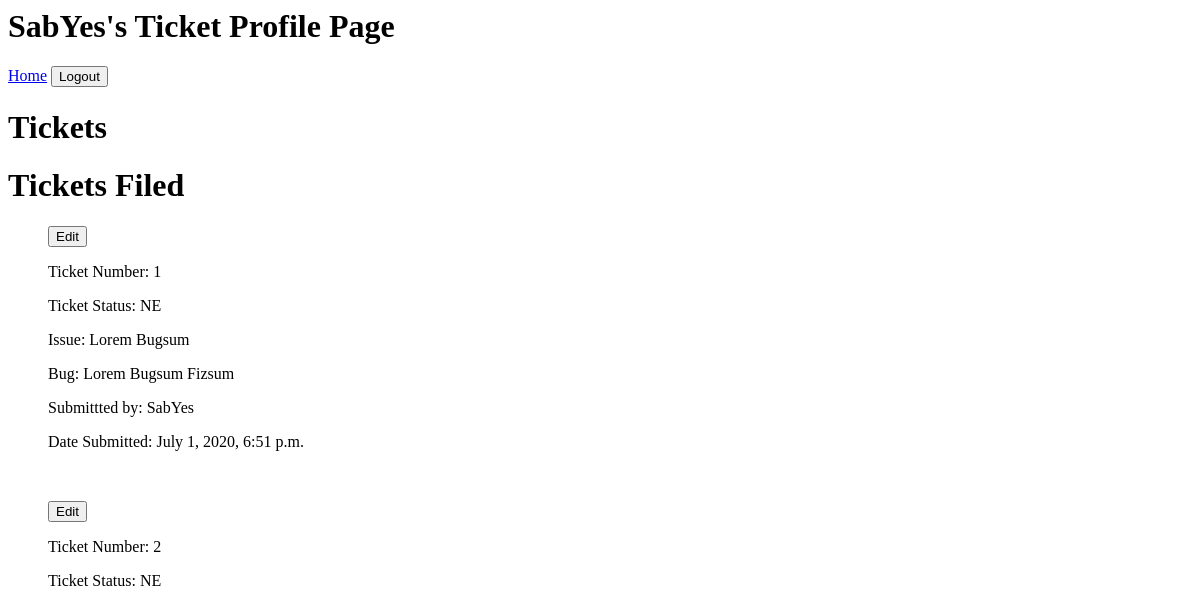
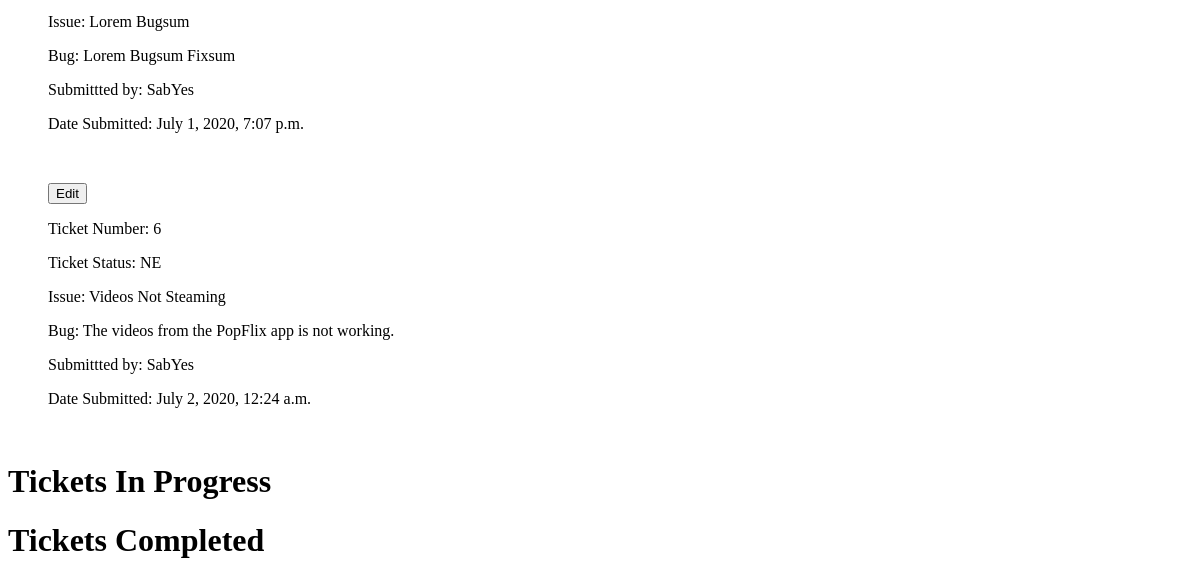
The app's page /profile/2/ (signed in), older data (2 pictures, top to bottom).
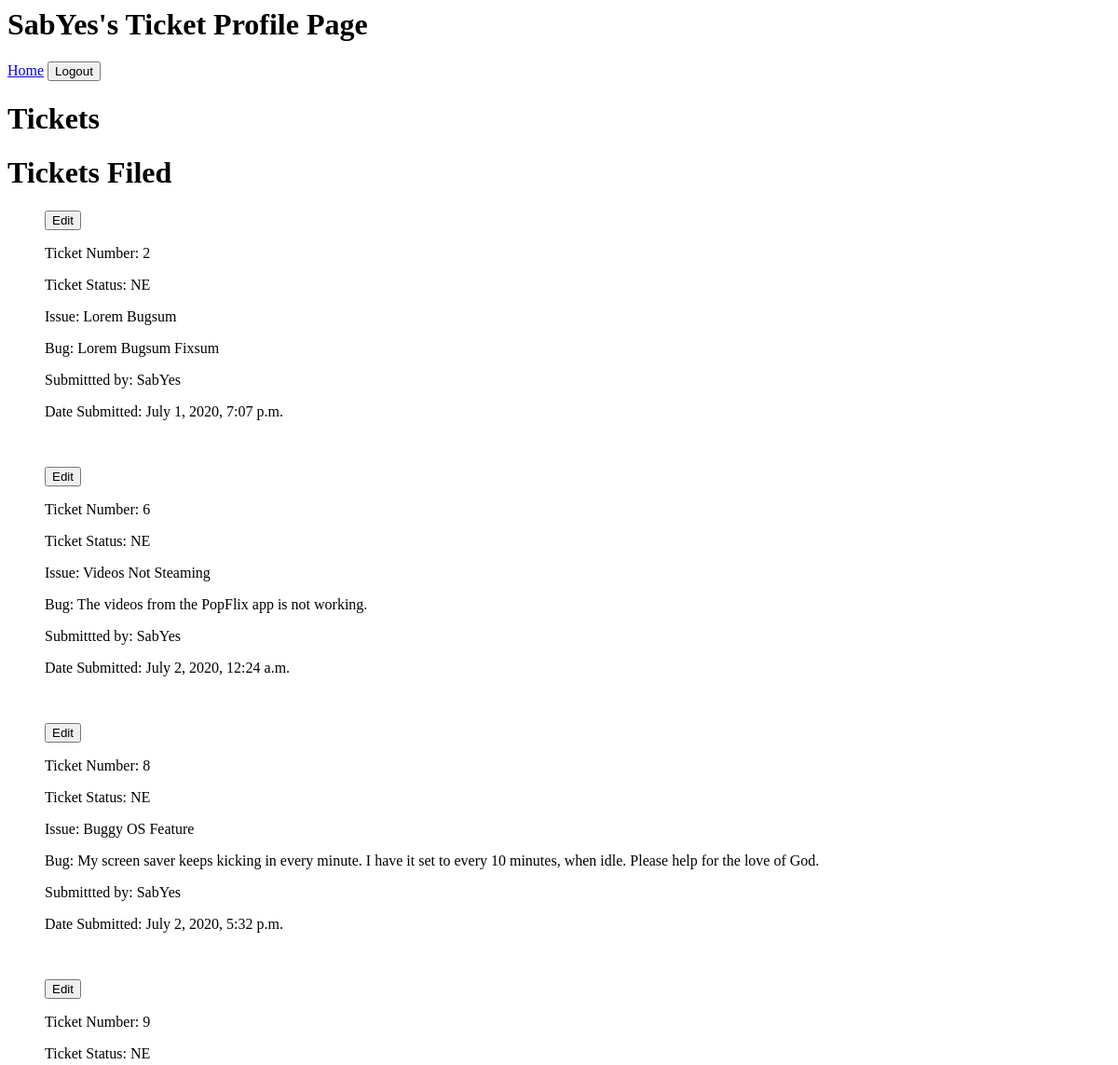
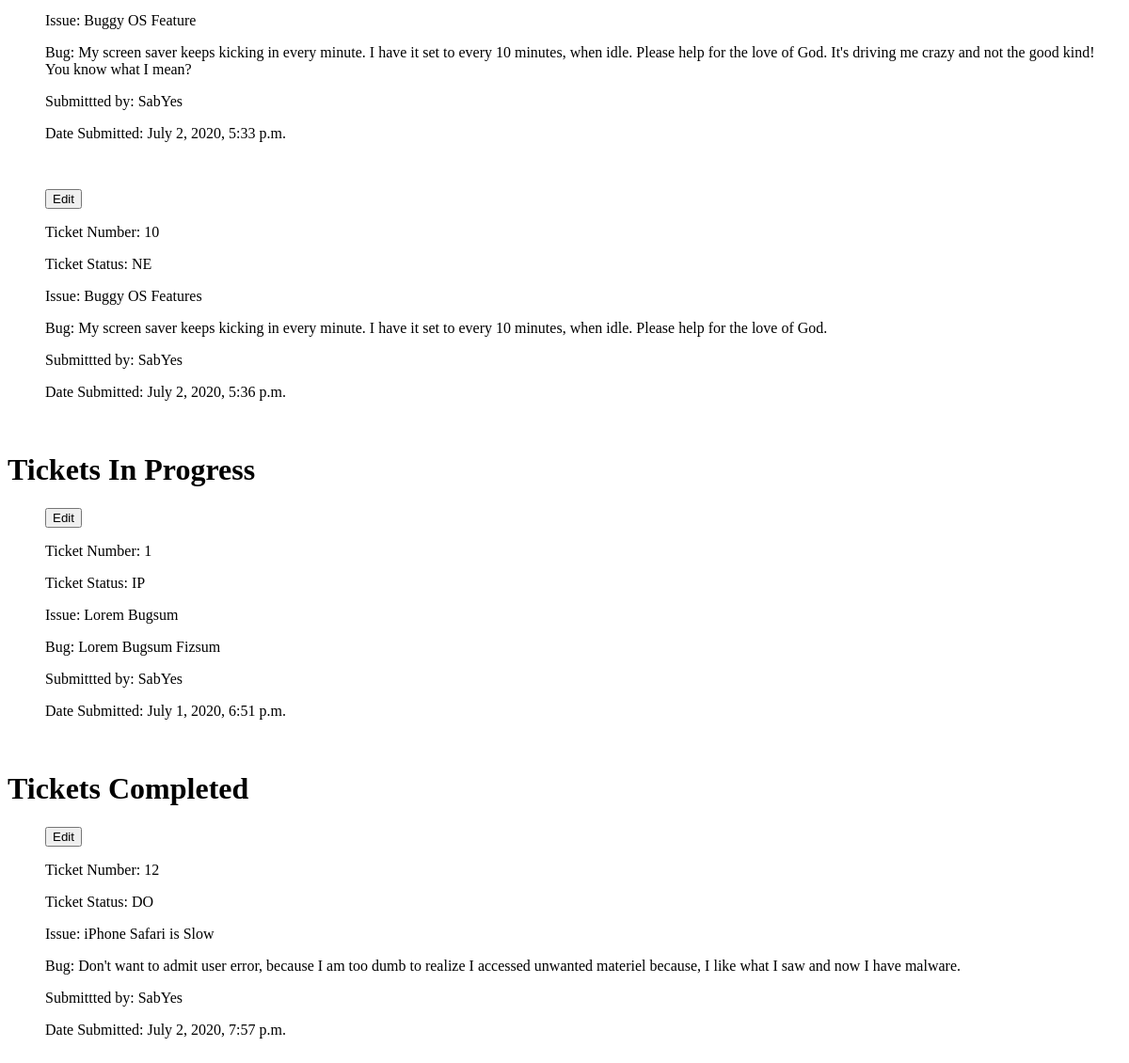
The same page, newer data (2 pictures, top to bottom).
### custom_user/models.py (models this page shows)
class BugUser(AbstractUser):
    display_name = models.CharField(max_length=30)
    created_by = models.DateTimeField(default=timezone.now)
    def __str__(self):
        return self.display_name

### ticket/models.py (models this page shows, shortened)
class Ticket(models.Model):
    title = models.CharField(max_length=60, null=True, blank=True)
    created_at = models.DateTimeField(default=timezone.now)
    bug = models.TextField()
    username = models.ForeignKey(BugUser, on_delete=models.CASCADE,
        related_name="user_name")
    NEW = "NE"
    IN_PROGRESS = "IP"
    DONE = "DO"
    INVALID = "IN"
    TICKET_STATUS_CHOICES = [
        (NEW, "new"),
        (IN_PROGRESS, "in progress"),
        (DONE, "done"),
        (INVALID, "invalid")
    ]
    ticket_status = models.CharField(
        max_length=2,
        choices=TICKET_STATUS_CHOICES,
        default=NEW
    )
    assigned_user = models.ForeignKey(BugUser, on_delete=models.CASCADE,
        related_name="assigned", null=True, blank=True)
    completed_by = models.ForeignKey(BugUser, on_delete=models.CASCADE,
        related_name="completed", null=True, blank=True)

### ticket_file/views.py (the view)
# urls.py: path('profile/<int:id>/', views.userview),
@login_required
def userview(request, id):
    username = BugUser.objects.get(id=id)
    data = Ticket.objects.filter(username=username)
    return render(request, "profile.html", {"username": username, "data": data})

### templates/profile.html
<h1>{{username}}'s Ticket Profile Page</h1>
<a href="/">Home</a>
<a href="/logout/"><button>Logout</button></a>
<p><h1>Tickets</h1></p>
<h1>Tickets Filed</h1>
{% for d in data %}
{% if d.ticket_status == "NE" %}
    <ul>
        <p><a href="/ticket_create/edit/{{d.id}}/"><button>Edit</button></a></p>
        <p>Ticket Number: {{d.id}}</p>
        <p>Ticket Status: {{d.ticket_status}}</p>
        <p>Issue: {{d.title}}</p>
        <p>Bug: {{d.bug}}</p>
        <p>Submittted by: {{d.username}}</p>
        <p>Date Submitted: {{d.created_at}}</p>
        <br>
    </ul>
{% endif %}
{% endfor %}
<h1>Tickets In Progress</h1>
{% for d in data %}
{% if d.ticket_status == "IP" %}
    <ul>
        <p><a href="/ticket_create/edit/{{d.id}}/"><button>Edit</button></a></p>
        <p>Ticket Number: {{d.id}}</p>
        <p>Ticket Status: {{d.ticket_status}}</p>
        <p>Issue: {{d.title}}</p>
        <p>Bug: {{d.bug}}</p>
        <p>Submittted by: {{d.username}}</p>
        <p>Date Submitted: {{d.created_at}}</p>
        <br>
    </ul>
{% endif %}
{% endfor %}
<h1>Tickets Completed</h1>
{% for d in data %}
{% if d.ticket_status == "DO" %}
    <ul>
        <p><a href="/ticket_create/edit/{{d.id}}/"><button>Edit</button></a></p>
        <p>Ticket Number: {{d.id}}</p>
        <p>Ticket Status: {{d.ticket_status}}</p>
        <p>Issue: {{d.title}}</p>
        <p>Bug: {{d.bug}}</p>
        <p>Submittted by: {{d.username}}</p>
        <p>Date Submitted: {{d.created_at}}</p>
        <br>
    </ul>
{% endif %}
{% endfor %}

Row changes from the older to the newer data that the page shows:
added Ticket: id "8", ticket_status "NE", title "Buggy OS Feature", bug "My screen saver keeps kicking in every minute. I have it set to every 10 minutes, when idle. Please help for the love of God.", username "SabYes", created_at "July 2, 2020, 5:32 p.m.", shown under "Tickets Filed"
added Ticket: id "9", ticket_status "NE", title "Buggy OS Feature", bug "My screen saver keeps kicking in every minute. I have it set to every 10 minutes, when idle. Please help for the love of God. It's driving me crazy and not the good kind! You know what I mean?", username "SabYes", created_at "July 2, 2020, 5:33 p.m.", shown under "Tickets Filed"
added Ticket: id "10", ticket_status "NE", title "Buggy OS Features", bug "My screen saver keeps kicking in every minute. I have it set to every 10 minutes, when idle. Please help for the love of God.", username "SabYes", created_at "July 2, 2020, 5:36 p.m.", shown under "Tickets Filed"
changed Ticket "Lorem Bugsum Fizsum": moves from the list under "Tickets Filed" to the list under "Tickets In Progress"
added Ticket: id "12", ticket_status "DO", title "iPhone Safari is Slow", bug "Don't want to admit user error, because I am too dumb to realize I accessed unwanted materiel because, I like what I saw and now I have malware.", username "SabYes", created_at "July 2, 2020, 7:57 p.m.", shown under "Tickets Completed"
